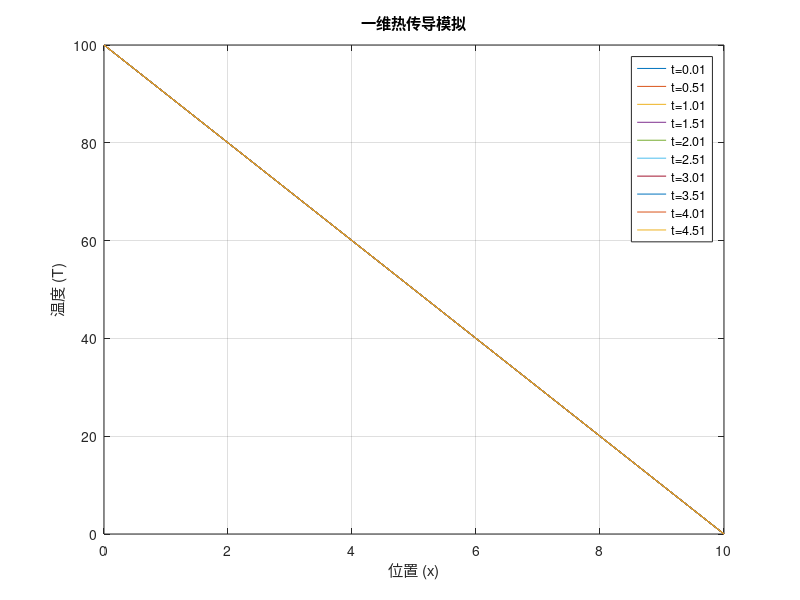

Source code (MATLAB):
% 一维热传导模拟

% 参数设置
L = 10;               % 杆的长度
T0 = 100;             % 左端温度
TL = 0;               % 右端温度
alpha = 0.01;         % 热扩散系数
Nx = 100;             % 空间步数
Nt = 500;             % 时间步数
dx = L / (Nx - 1);    % 空间步长
dt = 0.01;            % 时间步长

% 稳定性条件
if dt > dx^2 / (4 * alpha)
    error('时间步长 dt 过大，需减小以满足稳定性条件！');
end

% 初始化温度分布
x = linspace(0, L, Nx);     % 空间网格
T = zeros(Nx, Nt);          % 温度矩阵
T(:, 1) = T0 + (TL - T0) * (x / L); % 初始条件线性分布

% 时间步进
for n = 1:Nt-1
    for i = 2:Nx-1
        T(i, n+1) = T(i, n) + alpha * dt / dx^2 * (T(i+1, n) - 2*T(i, n) + T(i-1, n));
    end
    % 边界条件
    T(1, n+1) = T0;         % 左边界
    T(Nx, n+1) = TL;       % 右边界
end

% 可视化结果
figure;
for n = 1:50:Nt
    plot(x, T(:, n));
    hold on;
end
xlabel('位置 (x)');
ylabel('温度 (T)');
title('一维热传导模拟');
grid on;
legend(arrayfun(@(n) sprintf('t=%.2f', n*dt), 1:50:Nt, 'UniformOutput', false));
hold off;
